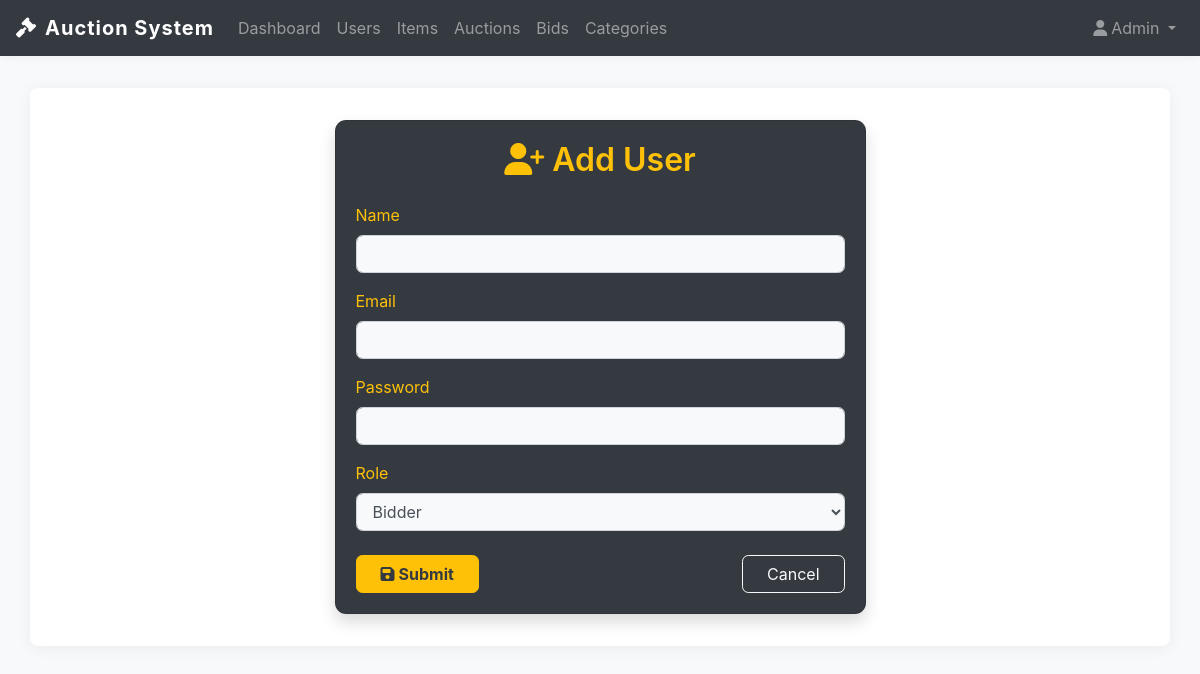
The app's page /edit_user/2 (signed in), older data.
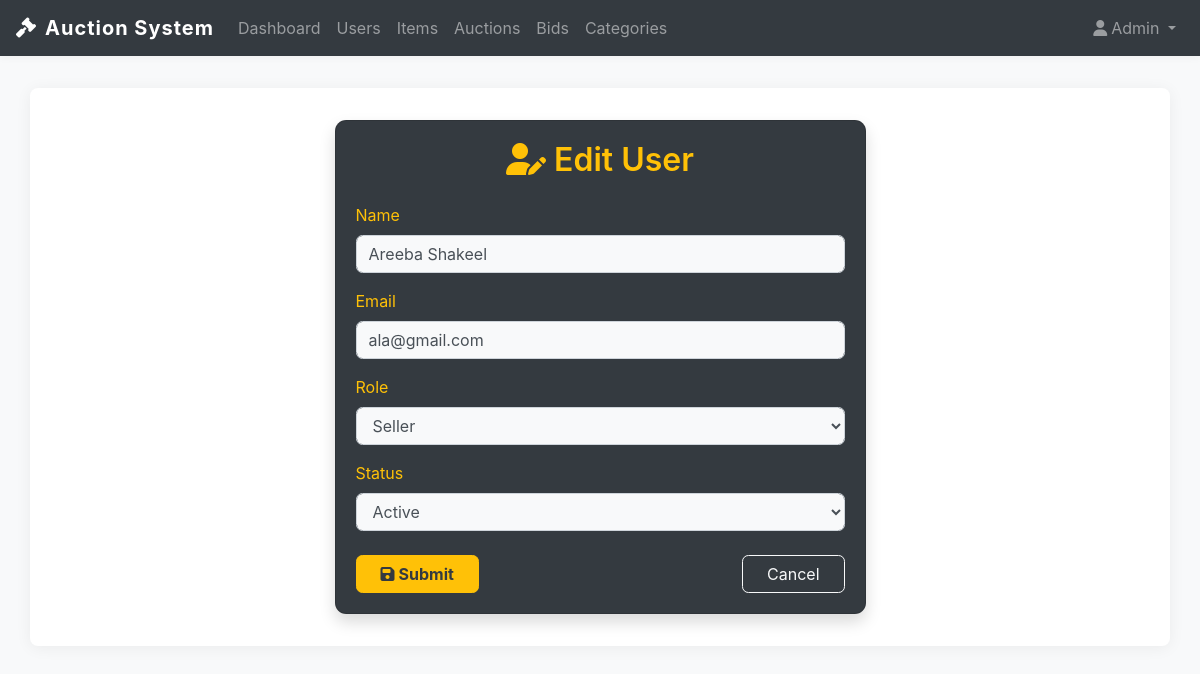
The same page, newer data.
### app.py (models this page shows)
class User(db.Model):
    id = db.Column(db.Integer, primary_key=True)
    name = db.Column(db.String(100))
    email = db.Column(db.String(120), unique=True)
    password = db.Column(db.String(200))
    status = db.Column(db.String(20), default='active')  # Added status
    role = db.Column(db.String(20), default='bidder')    # Added role (seller/bidder)
    bids = db.relationship('Bid', backref='user', lazy=True)

### app.py (the view, shortened to what this page needs)
@app.route('/edit_user/<int:id>', methods=['GET', 'POST'])
def edit_user(id):
    if 'user_id' not in session:
        return redirect('/login')
    user = User.query.get(id)
    return render_template('user_form.html', user=user)

### templates/user_form.html (shortened to what this page needs)
{% extends 'base.html' %}
{% block content %}
<div class="row justify-content-center">
    <div class="col-md-7 col-lg-6">
        <div class="card bg-dark text-warning shadow">
            <div class="card-body">
                <h2 class="mb-4 text-center">{% if user %}<i class="fas fa-user-edit mr-2"></i>Edit{% else %}<i class="fas fa-user-plus mr-2"></i>Add{% endif %} User</h2>
                <form method="post">
                    <div class="form-group">
                        <label>Name</label>
                        <input type="text" name="name" class="form-control bg-light" value="{{ user.name if user else '' }}" required>
                    </div>
                    <div class="form-group">
                        <label>Email</label>
                        <input type="email" name="email" class="form-control bg-light" value="{{ user.email if user else '' }}" required>
                    </div>
                    {% if not user %}
                    <div class="form-group">
                        <label>Password</label>
                        <input type="password" name="password" class="form-control bg-light" required>
                    </div>
                    {% endif %}
                    <div class="form-group">
                        <label>Role</label>
                        <select name="role" class="form-control bg-light">
                            <option value="bidder" {% if user and user.role=='bidder' %}selected{% endif %}>Bidder</option>
                            <option value="seller" {% if user and user.role=='seller' %}selected{% endif %}>Seller</option>
                        </select>
                    </div>
                    {% if user %}
                    <div class="form-group">
                        <label>Status</label>
                        <select name="status" class="form-control bg-light">
                            <option value="active" {% if user.status=='active' %}selected{% endif %}>Active</option>
                        </select>
                    </div>
                    {% endif %}
                    <div class="d-flex justify-content-between mt-4">
                        <button type="submit" class="btn btn-warning text-dark font-weight-bold px-4"><i class="fas fa-save mr-1"></i>Submit</button>
                        <a href="/users" class="btn btn-outline-light px-4">Cancel</a>
                    </div>
                </form>
            </div>
        </div>
    </div>
</div>
{% endblock %}

Row changes from the older to the newer data that the page shows:
added User: name "Areeba Shakeel", email "ala@gmail.com", role "Seller", status "Active"
Text that changed along with them:
form field role: "Bidder" → (not shown)
text no longer shown: "Add Password"
text now shown: "Edit Status"
